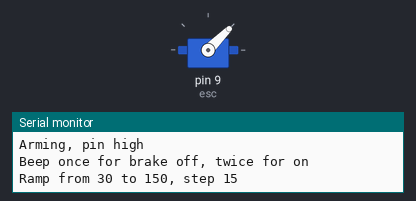
Bench run of a sketch on a simulated Arduino Uno, built with avr-gcc and run on an emulated ATmega328P. On the bench: servo, the last lines printed to the serial monitor.

Above: at 5.6 s.
At 12.1 s:
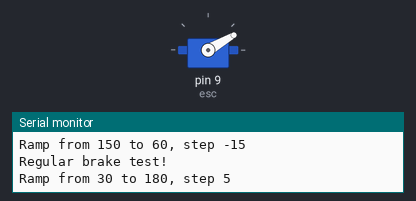
At 25.6 s:
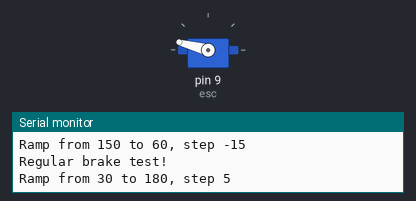
At 39.1 s:
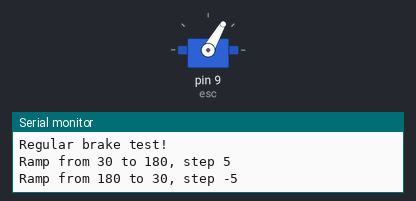
Timing chart, 0 to 40.0 s (numbered marks = the images above):
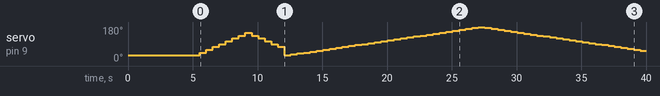

Measured:
- by itself, servo on pin 9 (esc): 30° → 45° at 5.5 s, → 60° 0.50 s later, → 75° 0.50 s later, → 90° 0.50 s later, … (69 changes in this stretch)

The sketch:

esc_test_0.ino
```cpp
//libs

#include <Servo.h>
#include <string.h>

//macros
#define ESC_MIN     30   // Min firing angle that the ESC will respond to
#define ESC_MAX     180  // Max firing angle for ESC


//globals
Servo esc;

void toggle_brake()
{
  // only works at startup
  Serial.println("Pin High, connect battery now for setup!");
  Serial.println("Should hear 2 beeps after 5 s or so");
  esc.write(ESC_MAX-30); //for some reason this one likes 150 on start up
  delay(5000);
  Serial.println("Did you hear beeps?");


  Serial.println("\nHolding output Low to start brake calibration.");
  Serial.println("2 beeps if turning brake on, 1 beep if turning brake off");
  esc_ramp(ESC_MAX, ESC_MIN, -15); // start calibration
  delay(2000);

  Serial.println("\nOutput max: toggle brake!");
  Serial.println("1 or 2 Beeps");
  esc_ramp(ESC_MIN, ESC_MAX, 15); // start calibration;
  delay(2500);

  Serial.println("\nOutput low to end calibration.");
  Serial.println("Four beeps says it's done!\n");
  esc_ramp(ESC_MAX, ESC_MIN, -15); // start calibration // end calibration
  delay(2500);
}

void esc_ramp(short start, short end, int step)
{
  // Have to make sure that the difference betweens start and end is an even multiple of step
  char buf[64];
  short speed;

  sprintf(buf, "Ramp from %d to %d, step %d\n", start, end, step);
  Serial.write(buf);

  for(speed = start; speed != end; speed = speed + step) {
    esc.write(speed);
    delay(500);
  }
}


void arm(){
 // arm the speed controller, modify as necessary for your ESC
  Serial.println("\nArming, pin low, connect battery!");
  Serial.println("Beep once for brake off, twice for on");
  esc.write(ESC_MIN);
  delay(5000);

  Serial.println("Arming, pin high");
  Serial.println("Beep once for brake off, twice for on");

  esc_ramp(ESC_MIN, ESC_MAX -30, 15);

  Serial.println("\nArming, pin back down to low");
  Serial.println("Beep four times, all is well\n");
  esc_ramp(ESC_MAX - 30, ESC_MIN + 30, -15);
}

void setup()
{
  esc.attach(9);
  Serial.begin(9600);

//  toggle_brake();
  arm();
}

void loop()
{
  Serial.println("Regular brake test!");
  esc_ramp(ESC_MIN, ESC_MAX, 5);
  esc_ramp(ESC_MAX, ESC_MIN, -5);

  Serial.println("\nNow test brake functionality!");
  Serial.println("Ramp...");
  esc_ramp(ESC_MIN, ESC_MAX - 30, 5);

  Serial.println("Kill!");
  esc.write(ESC_MIN);
  delay(5000);
  Serial.println("Done brake test...");

  esc.write(ESC_MIN);
  delay(2000); // stop the motor for 5 seconds
}
```
